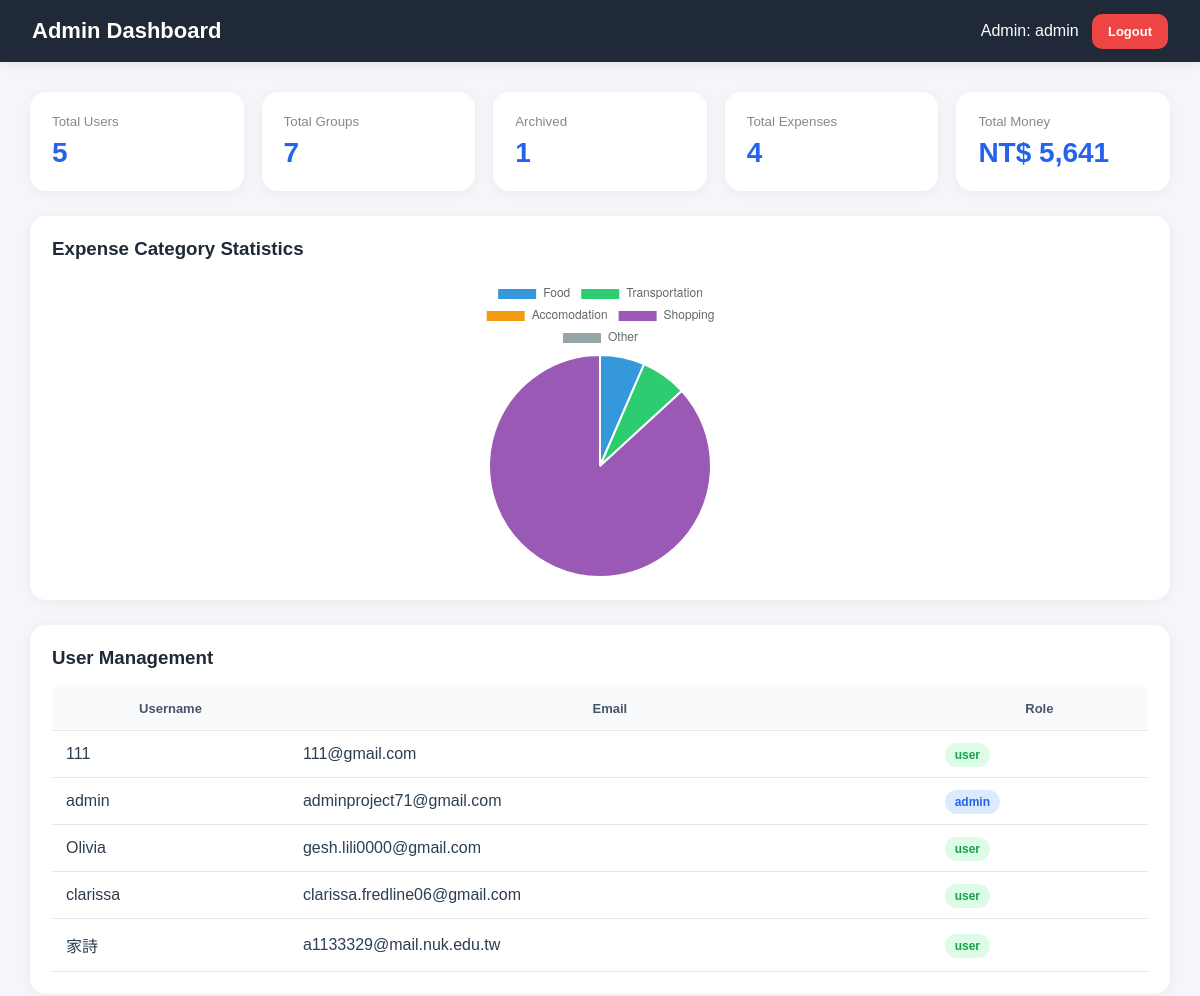
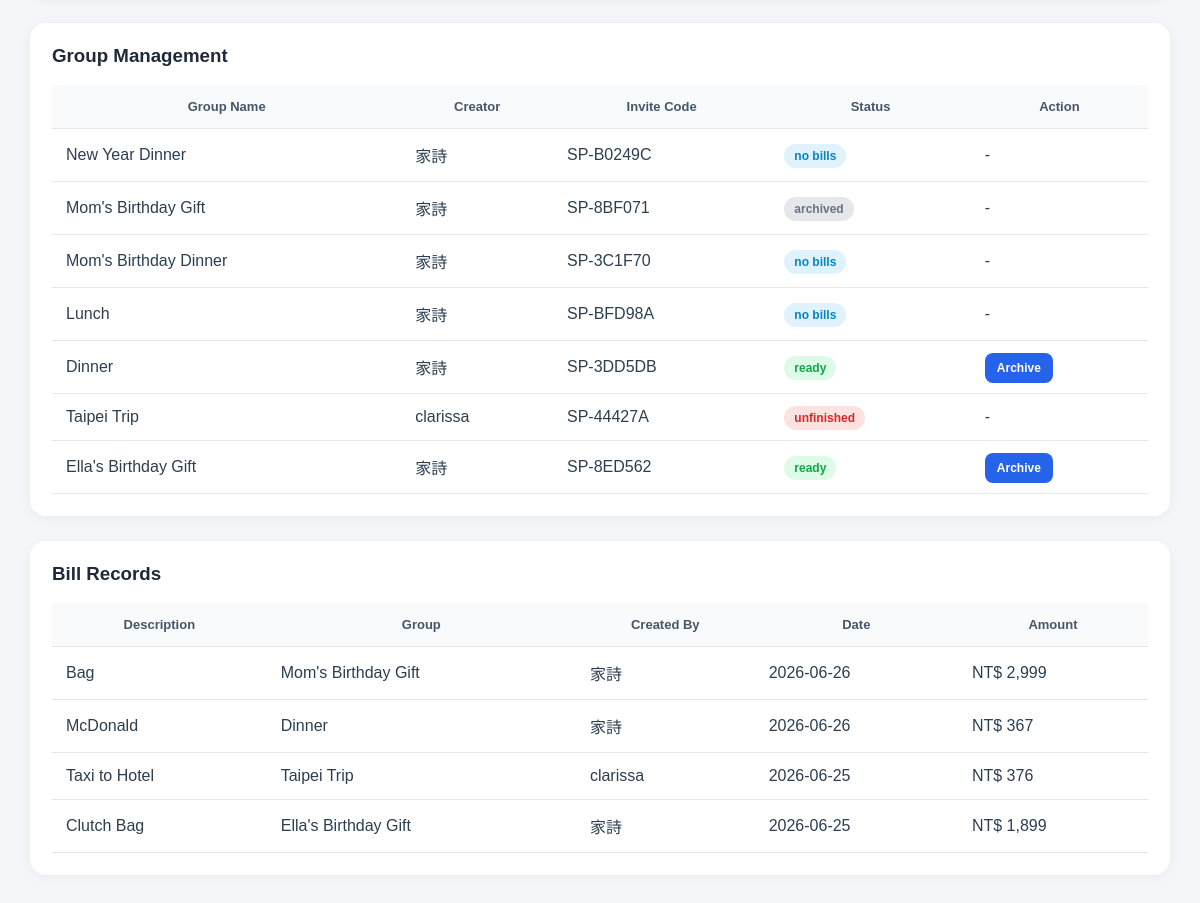
Screenshot of /admin_dashboard.php (signed in) with the database file from the repository (2 pictures, top to bottom).
### tables this page shows
CREATE TABLE `users` (
  `user_id` int(11) NOT NULL,
  `username` varchar(50) NOT NULL,
  `email` varchar(100) NOT NULL,
  `password` varchar(255) NOT NULL,
  `role` enum('admin','user') DEFAULT 'user',
  `created_at` timestamp NOT NULL DEFAULT current_timestamp()
);

CREATE TABLE `groups_tb` (
  `group_id` int(11) NOT NULL,
  `group_name` varchar(100) NOT NULL,
  `invite_code` varchar(20) NOT NULL,
  `created_by` int(11) NOT NULL,
  `status` enum('active','archived') DEFAULT 'active',
  `created_at` timestamp NOT NULL DEFAULT current_timestamp()
);

CREATE TABLE `expenses` (
  `expense_id` int(11) NOT NULL,
  `group_id` int(11) NOT NULL,
  `created_by` int(11) NOT NULL,
  `title` varchar(100) NOT NULL,
  `category` varchar(50) NOT NULL,
  `amount` decimal(10,2) NOT NULL,
  `expense_date` date NOT NULL,
  `created_at` timestamp NOT NULL DEFAULT current_timestamp()
);

### admin_dashboard.php (the view, shortened to what this page needs)
<?php
    $link = mysqli_connect('localhost', 'root', '', 'final_project');
    $total_users = mysqli_fetch_assoc(mysqli_query($link,"SELECT COUNT(*) AS total FROM users"))["total"];
    $total_groups = mysqli_fetch_assoc(mysqli_query($link,"SELECT COUNT(*) AS total FROM groups_tb"))["total"];
    $total_archived = mysqli_fetch_assoc(mysqli_query($link,"SELECT COUNT(*) AS total FROM groups_tb WHERE status='archived'"))["total"];
    $total_expenses = mysqli_fetch_assoc(mysqli_query($link,"SELECT COUNT(*) AS total FROM expenses"))["total"];
    $total_money = mysqli_fetch_assoc(mysqli_query($link,"SELECT SUM(amount) AS total FROM expenses"))["total"];
    $food_total = mysqli_fetch_assoc(mysqli_query($link,
    "SELECT SUM(amount) AS total
    FROM expenses
    WHERE category='food'"))["total"];
    $transportation_total = mysqli_fetch_assoc(mysqli_query($link,
    "SELECT SUM(amount) AS total
    FROM expenses
    WHERE category='transportation'"))["total"];
    $accomodation_total = mysqli_fetch_assoc(mysqli_query($link,
    "SELECT SUM(amount) AS total
    FROM expenses
    WHERE category='accomodation'"))["total"];
    $shopping_total = mysqli_fetch_assoc(mysqli_query($link,
    "SELECT SUM(amount) AS total
    FROM expenses
    WHERE category='shopping'"))["total"];
    $other_total = mysqli_fetch_assoc(mysqli_query($link,
    "SELECT SUM(amount) AS total
    FROM expenses
    WHERE category='other'"))["total"];
    if($accomodation_total=="") $accomodation_total=0;
    if($other_total=="") $other_total=0;
    $users = mysqli_query($link,"SELECT * FROM users ORDER BY user_id DESC");
    $groups = mysqli_query($link,
    "SELECT groups_tb.*, users.username AS creator_name
    FROM groups_tb
    JOIN users ON groups_tb.created_by = users.user_id
    ORDER BY groups_tb.group_id DESC");
    $bills = mysqli_query($link,
    "SELECT expenses.*, groups_tb.group_name, users.username AS creator_name
    FROM expenses
    JOIN groups_tb ON expenses.group_id = groups_tb.group_id
    JOIN users ON expenses.created_by = users.user_id
    ORDER BY expenses.expense_id DESC");
    ?>
<!DOCTYPE html>
<html>
<head>
</head>
<body>
<div class="top">
    <h2>Admin Dashboard</h2>
    <div>
        Admin: <?php echo $_SESSION["username"]; ?>
        <a href="logout.php" class="logout">Logout</a>
    </div>
</div>
<div class="container">
    <div class="summary">
        <div class="card">
            <small>Total Users</small>
            <h3><?php echo $total_users; ?></h3>
        </div>
        <div class="card">
            <small>Total Groups</small>
            <h3><?php echo $total_groups; ?></h3>
        </div>
        <div class="card">
            <small>Archived</small>
            <h3><?php echo $total_archived; ?></h3>
        </div>
        <div class="card">
            <small>Total Expenses</small>
            <h3><?php echo $total_expenses; ?></h3>
        </div>
        <div class="card">
            <small>Total Money</small>
            <h3>NT$ <?php echo number_format($total_money,0); ?></h3>
        </div>
    </div>
    <div class="section">
    <h3>Expense Category Statistics</h3>
    <canvas id="expenseChart"></canvas>
</div>
    <div class="section">
        <h3>User Management</h3>
        <table>
            <tr>
                <th>Username</th>
                <th>Email</th>
                <th>Role</th>
            </tr>
            <?php while($u = mysqli_fetch_assoc($users)){ ?>
                <tr>
                    <td><?php echo $u["username"]; ?></td>
                    <td><?php echo $u["email"]; ?></td>
                    <td>
                        <span class="badge <?php echo $u["role"]; ?>">
                            <?php echo $u["role"]; ?>
                        </span>
                    </td>
                </tr>
            <?php } ?>
        </table>
    </div>
    <div class="section">
        <h3>Group Management</h3>
        <table>
            <tr>
                <th>Group Name</th>
                <th>Creator</th>
                <th>Invite Code</th>
                <th>Status</th>
                <th>Action</th>
            </tr>
            <?php while($g = mysqli_fetch_assoc($groups)){ ?>
                <?php
                $group_id = $g["group_id"];
                $all_payments = mysqli_query($link,
                "SELECT payments.*
                 FROM payments
                 JOIN expenses ON payments.expense_id = expenses.expense_id
                 WHERE expenses.group_id='$group_id'");
                $all_payment_count = mysqli_num_rows($all_payments);
                $unfinished = mysqli_query($link,
                "SELECT payments.*
                 FROM payments
                 JOIN expenses ON payments.expense_id = expenses.expense_id
                 WHERE expenses.group_id='$group_id'
                 AND payments.status != 'confirmed'");
                $unfinished_count = mysqli_num_rows($unfinished);
                ?>
                <tr>
                    <td><?php echo $g["group_name"]; ?></td>
                    <td><?php echo $g["creator_name"]; ?></td>
                    <td><?php echo $g["invite_code"]; ?></td>
                    <td>
                        <?php if($g["status"] == "archived"){ ?>
                            <span class="badge archived">archived</span>
                        <?php } else if($all_payment_count == 0){ ?>
                            <span class="badge active">no bills</span>
                        <?php } else if($unfinished_count == 0){ ?>
                            <span class="badge ready">ready</span>
                        <?php } else { ?>
                            <span class="badge unfinished">unfinished</span>
                        <?php } ?>
                    </td>
                    <td>
                        <?php if($g["status"] != "archived" && $all_payment_count > 0 && $unfinished_count == 0){ ?>
                            <a href="archivegroup.php?group_id=<?php echo $g['group_id']; ?>"
                               class="archive-btn"
                               onclick="return confirm('Archive this group?');">
                                Archive
                            </a>
                        <?php } else { ?>
                            -
                        <?php } ?>
                    </td>
                </tr>
            <?php } ?>
        </table>
    </div>
    <div class="section">
        <h3>Bill Records</h3>
        <table>
            <tr>
                <th>Description</th>
                <th>Group</th>
                <th>Created By</th>
                <th>Date</th>
                <th>Amount</th>
            </tr>
            <?php while($b = mysqli_fetch_assoc($bills)){ ?>
                <tr>
                    <td><?php echo $b["title"]; ?></td>
                    <td><?php echo $b["group_name"]; ?></td>
                    <td><?php echo $b["creator_name"]; ?></td>
                    <td><?php echo $b["expense_date"]; ?></td>
                    <td>NT$ <?php echo number_format($b["amount"],0); ?></td>
                </tr>
            <?php } ?>
        </table>
    </div>
</div>
<script>
const ctx = document.getElementById('expenseChart');
new Chart(ctx, {
    type: 'pie',
    data: {
        labels: [
            'Food',
            'Transportation',
            'Accomodation',
            'Shopping',
            'Other'
        ],
        datasets: [{
            data: [
                <?php echo $food_total; ?>,
                <?php echo $transportation_total; ?>,
                <?php echo $accomodation_total; ?>,
                <?php echo $shopping_total; ?>,
                <?php echo $other_total; ?>
            ],
            backgroundColor: [
                '#3498db',
                '#2ecc71',
                '#f39c12',
                '#9b59b6',
                '#95a5a6'
            ]
        }]
    },
    options:{
        responsive:true
    }
});
</script>
</body>
</html>

### admin_dashboard.php (style rules this page uses)
* { box-sizing:border-box; font-family:Arial, sans-serif; }
body { margin:0; background:#f4f6f9; color:#2c3e50; font-family:Arial,sans-serif; }
.top { background:#1f2937; color:white; padding:18px 32px; display:flex; justify-content:space-between; align-items:center; box-shadow:0 2px 10px rgba(0,0,0,.08); }
.top h2 { margin:0; font-size:22px; }
.logout { background:#ef4444; color:white; padding:10px 16px; border-radius:10px; text-decoration:none; font-size:13px; font-weight:bold; }
.container { padding:30px; }
.summary { display:grid; grid-template-columns:repeat(5,1fr); gap:18px; margin-bottom:25px; }
.card { background:white; padding:22px; border-radius:16px; box-shadow:0 2px 12px rgba(0,0,0,.05); }
.card small { color:#888; display:block; margin-bottom:8px; }
.card h3 { margin:0; font-size:28px; color:#2563eb; }
.section { background:white; padding:22px; border-radius:16px; box-shadow:0 2px 12px rgba(0,0,0,.05); margin-bottom:25px; }
.section h3 { margin-top:0; margin-bottom:18px; color:#1f2937; }
table { width:100%; border-collapse:collapse; }
th { background:#f8fafc; color:#475569; font-size:13px; }
th, td { padding:14px; border-bottom:1px solid #e5e7eb; }
.badge { padding:5px 10px; border-radius:999px; font-size:12px; font-weight:bold; }
.admin { background:#dbeafe; color:#2563eb; }
.user { background:#dcfce7; color:#16a34a; }
.active { background:#e0f2fe; color:#0284c7; }
.ready { background:#dcfce7; color:#16a34a; }
.unfinished { background:#fee2e2; color:#dc2626; }
.archived { background:#e5e7eb; color:#6b7280; }
.archive-btn { background:#2563eb; color:white; padding:8px 12px; border-radius:8px; text-decoration:none; font-size:12px; font-weight:bold; }
#expenseChart { max-width:500px; margin:auto; }

### rows the page displays
users: username "111", email "111@gmail.com", role "user"
users: username "admin", email "adminproject71@gmail.com", role "admin"
users: username "Olivia", email "gesh.lili0000@gmail.com", role "user"
users: username "clarissa", email "clarissa.fredline06@gmail.com", role "user"
users: username "家詩", email "a1133329@mail.nuk.edu.tw", role "user"
groups_tb: group_name "New Year Dinner", created_by.username "家詩", invite_code "SP-B0249C", status "no bills"
groups_tb: group_name "Mom's Birthday Gift", created_by.username "家詩", invite_code "SP-8BF071", status "archived"
groups_tb: group_name "Mom's Birthday Dinner", created_by.username "家詩", invite_code "SP-3C1F70", status "no bills"
groups_tb: group_name "Lunch", created_by.username "家詩", invite_code "SP-BFD98A", status "no bills"
groups_tb: group_name "Dinner", created_by.username "家詩", invite_code "SP-3DD5DB", status "ready"
groups_tb: group_name "Taipei Trip", created_by.username "clarissa", invite_code "SP-44427A", status "unfinished"
groups_tb: group_name "Ella's Birthday Gift", created_by.username "家詩", invite_code "SP-8ED562", status "ready"
expenses: title "Bag", group.group_name "Mom's Birthday Gift", created_by.username "家詩", expense_date "2026-06-26", amount "2,999"
expenses: title "McDonald", group.group_name "Dinner", created_by.username "家詩", expense_date "2026-06-26", amount "367"
expenses: title "Taxi to Hotel", group.group_name "Taipei Trip", created_by.username "clarissa", expense_date "2026-06-25", amount "376"
expenses: title "Clutch Bag", group.group_name "Ella's Birthday Gift", created_by.username "家詩", expense_date "2026-06-25", amount "1,899"

### other values shown
$_SESSION["username"] "admin"
$total_users "5"
$total_groups "7"
$total_archived "1"
$total_expenses "4"
$total_money "5,641"
chart data {{ $food_total }} 367.00
chart data {{ $transportation_total }} 376.00
chart data {{ $accomodation_total }} 0
chart data {{ $shopping_total }} 4898.00
